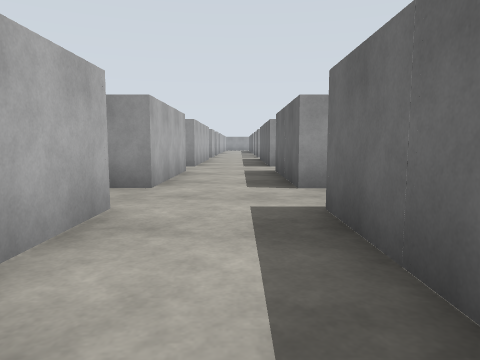
view 1 (above)

24 first-person views from a walk through a world built for the Gazebo simulator. The camera is 1.2 m above the floor, tilts 6° down and sees 70° across. The floor is counted in squares, 2 m on a side. Each view is taken from the middle of a square. On the plan, view 1 faces up. The plan holds only what a view shows up to about 10 squares ahead; the rest is blank. The place goes on beyond the plan. Gazebo's built-in surfaces are drawn with simple patterns.

view 2
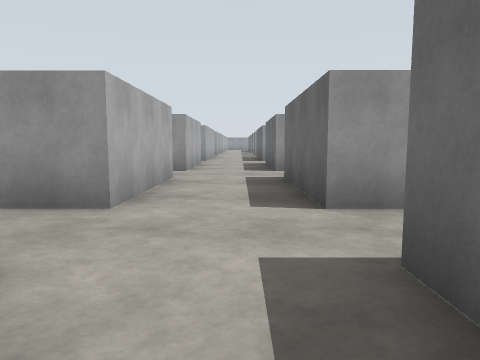

view 3
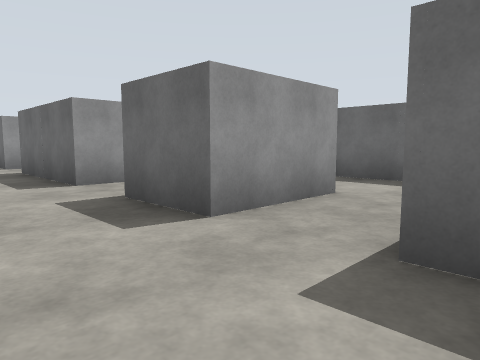

view 4
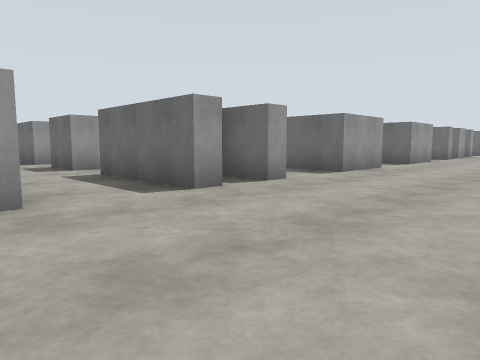

view 5
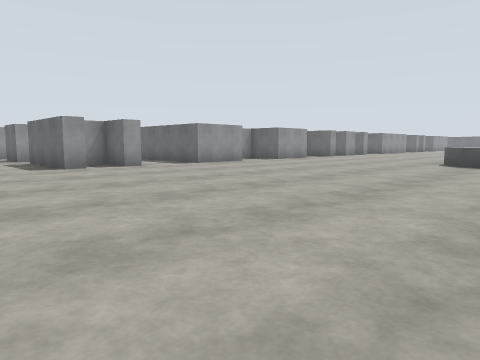

view 6
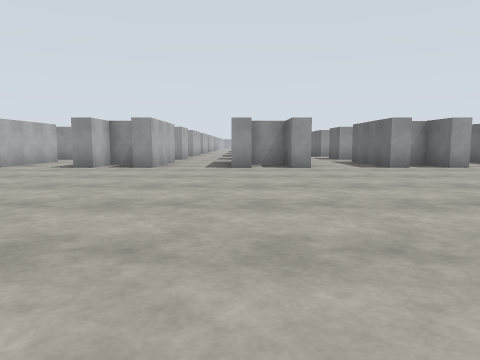

view 7
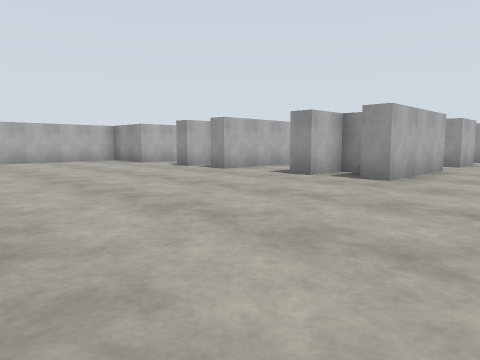

view 8
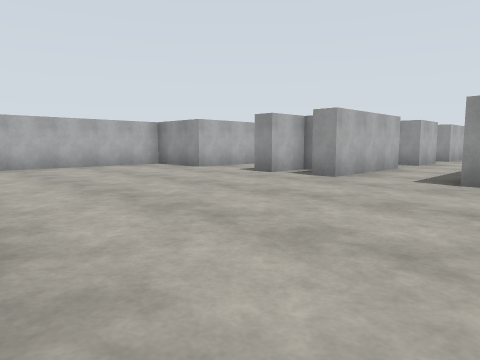

view 9
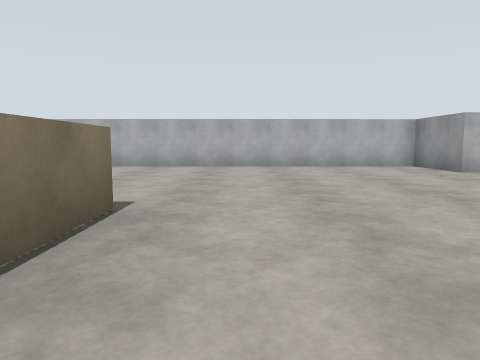

view 10
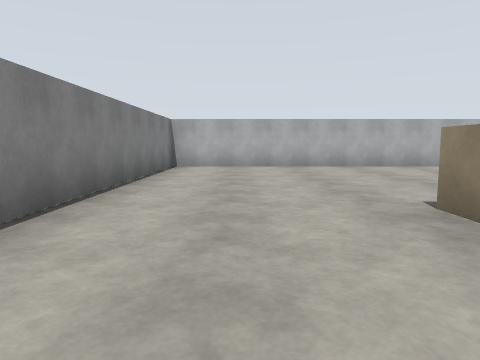

view 11
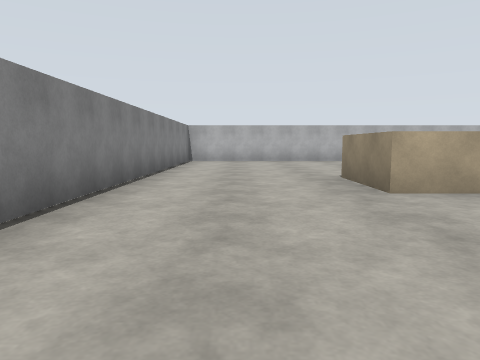

view 12
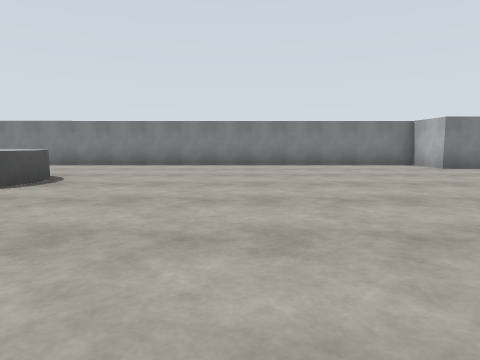

view 13
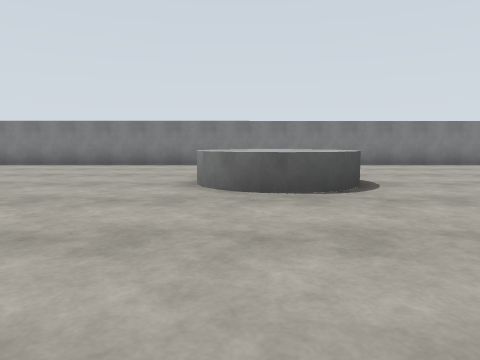

view 14
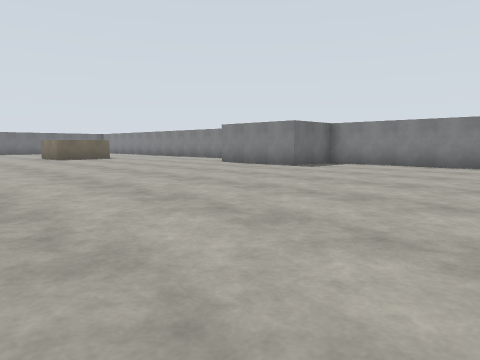

view 15
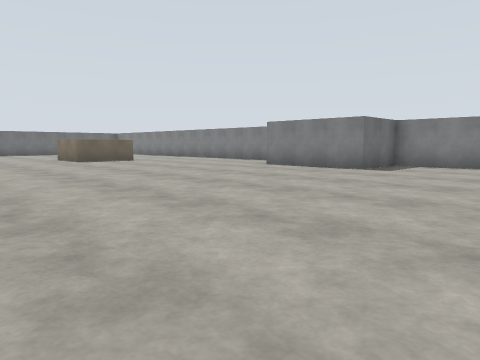

view 16
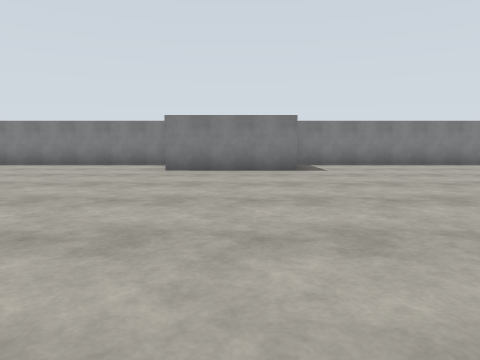

view 17
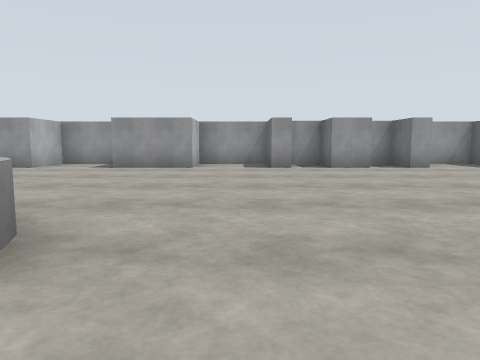

view 18
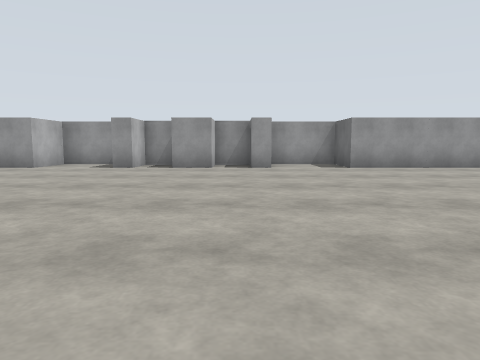

view 19
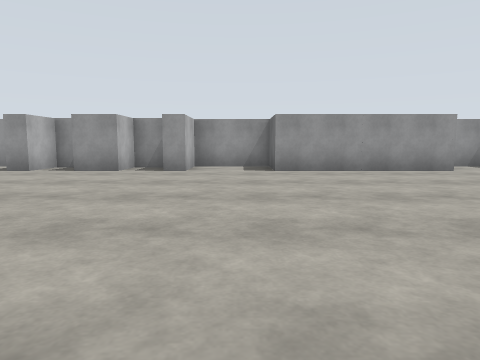

view 20
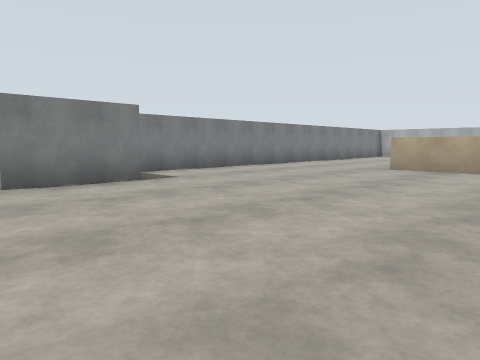

view 21
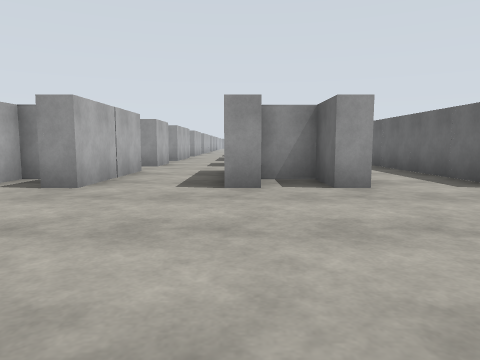

view 22
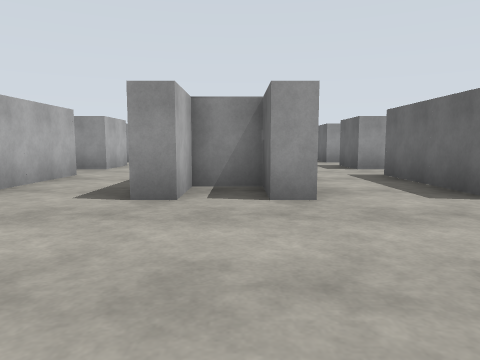

view 23
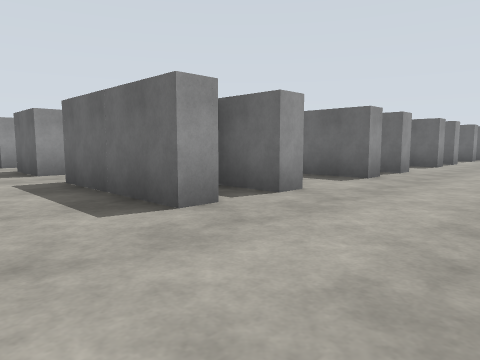

view 24
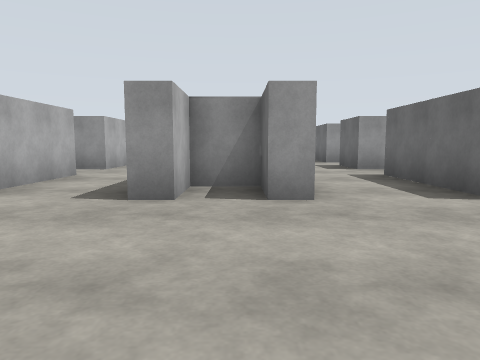

### Floor plan
Points are (right, up) in squares from view 1. A wall is a line through its corners. A room is listed if a view was taken in it or the views show most of it. See-through windows are left out.
Room 1 (view 1)
walls: (-1.2, 3.3) (-1.2, 0.1); (1.3, 4.6) (0.8, 4.6) (0.8, 7.6); (-1.2, 7.6) (-1.2, 4.6); (1.6, 0.1) (0.8, 0.1) (0.8, 3.1); (0.8, -2.9) (0.8, -1.3)
ways out: opening at (-0.5, -2) to room 2; opening at (-2.5, -0.5); opening at (-2.5, 4); opening at (1.5, -1); opening at (1.5, 4); opening at (1.5, 8)
Room 2 (views 2, 3, 4, 5, 6, 7, 8, 9, 10, 11, 12, 13, 14, 15, 16, 17, 18, 19, 20, 21, 22, 23, 24)
walls: (2.9, -7.4) (2.3, -7.4); (1.4, -7.4) (0.8, -7.4) (0.8, -4.3); (2.3, -6.2) (1.2, -6.2); (6.8, -7.4) (4.8, -7.4) (4.8, -1.8); (-2.6, -7.4) (-3.2, -7.4) (-3.2, -4.3); (-2, -17.3) (0.1, -17.3) (0.1, -18.8) (17.7, -18.8) (17.7, -16.8) (20.7, -16.8); (-1.7, -6.2) (-2.7, -6.2) (-2.7, -6.7); (-1.2, -4.2) (-1.2, -7.4) (-1.7, -7.4); (10.8, -7.4) (8.7, -7.4); (2.9, -2.9) (0.8, -2.9); (-7.1, -13.4) (-7.1, -15.2) (-9.2, -15.2); (-5.7, -6.2) (-6.7, -6.2) (-6.7, -7.4) (-7.2, -7.4) (-7.2, -4.3); (-1.2, -1.9) (-1.2, -2.9) (-3.2, -2.9); (-5.2, -4.3) (-5.2, -7.4) (-5.7, -7.4); (-5.2, -2.9) (-7.2, -2.9); (-9.3, -13.2) (-7.6, -13.2); (-9.7, -6.2) (-10.7, -6.2) (-10.7, -7.4) (-11.2, -7.4) (-11.2, -4.3); (-9.2, -4.3) (-9.2, -7.4) (-9.7, -7.4); (16.3, -6.2) (15.3, -6.2) (15.3, -7.4) (14.3, -7.4) (14.3, -6.2) (13.3, -6.2) (13.3, -7.4) (12.8, -7.4); (16.8, -5.9) (16.8, -7.4) (16.3, -7.4); (-9.2, -2.9) (-11.2, -2.9); (-13.2, -4.2) (-13.2, -7.4) (-15.2, -7.4) (-15.2, -18.8) (-2.8, -18.8); (-13.2, -2.9) (-14, -2.9); (21.1, -18.8) (23.5, -18.8); (22.9, -7.4) (18.8, -7.4) (18.8, -5.9) (17.5, -5.9)
ways out: opening at (-0.5, -2) to room 1; opening at (-12.5, -2); opening at (-8.5, -2); opening at (-4.5, -2); opening at (3.5, -2); opening at (9.5, -7); opening at (17, -6); opening at (23, -6.5)
objects: grey cylinder (9, -15) to (10, -14)

Positions as (right, up) in squares from view 1, and headings:
1: (0, 0), facing up
2: (0, -3), facing up
3: (-1, -5), facing up-right
4: (-2, -11), facing up-right
5: (-2, -16), facing up-right
6: (-3, -16), facing up
7: (-3, -13), facing up-left
8: (-6, -13), facing up-left
9: (-6, -12), facing left
10: (-6, -17), facing left
11: (-3, -17), facing left
12: (5, -9), facing down
13: (10, -9), facing down
14: (12, -9), facing down-right
15: (14, -9), facing down-right
16: (19, -9), facing down
17: (12, -16), facing up
18: (16, -16), facing up
19: (18, -15), facing up
20: (1, -12), facing down-left
21: (1, -12), facing up
22: (-10, -11), facing up
23: (-13, -10), facing up-right
24: (-6, -11), facing up
